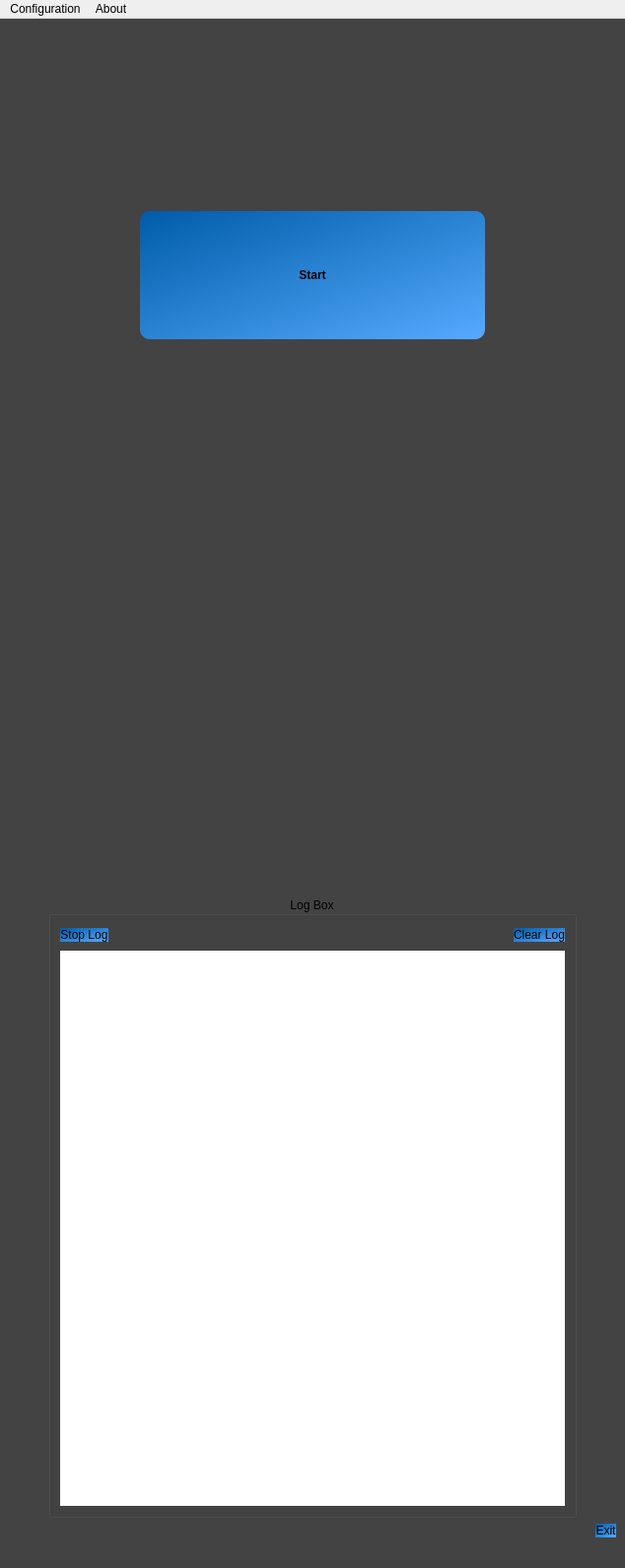
<?xml version="1.0" encoding="UTF-8"?>
<ui version="4.0">
 <class>MainWindow</class>
 <widget class="QMainWindow" name="MainWindow">
  <property name="geometry">
   <rect>
    <x>0</x>
    <y>0</y>
    <width>634</width>
    <height>1590</height>
   </rect>
  </property>
  <property name="windowTitle">
   <string>SubDrive Simple Data Logger</string>
  </property>
  <property name="styleSheet">
   <string notr="true">QWidget #centralwidget{
background-color: qlineargradient(spread:pad, x1:0.545, y1:1, x2:0.534318, y2:0, stop:0 rgba(58, 58, 58, 255), stop:1 rgba(107, 107, 107, 255));
background-color: qlineargradient(spread:pad, x1:0, y1:0, x2:1, y2:1, stop:0 rgba(67, 67, 67, 255), stop:1 rgba(67, 67, 67, 255));
}</string>
  </property>
  <widget class="QWidget" name="centralwidget">
   <layout class="QGridLayout" name="gridLayout_3">
    <item row="0" column="0" rowspan="2" colspan="2">
     <layout class="QVBoxLayout" name="central_verticalLayout">
      <item>
       <layout class="QGridLayout" name="header_gridLayout">
        <item row="0" column="1">
         <widget class="QLabel" name="header_label">
          <property name="minimumSize">
           <size>
            <width>600</width>
            <height>180</height>
           </size>
          </property>
          <property name="maximumSize">
           <size>
            <width>600</width>
            <height>16777215</height>
           </size>
          </property>
          <property name="pixmap">
           <pixmap resource="res.qrc">:/img/navbar_large@2x.png</pixmap>
          </property>
          <property name="scaledContents">
           <bool>true</bool>
          </property>
          <property name="alignment">
           <set>Qt::AlignCenter</set>
          </property>
         </widget>
        </item>
        <item row="0" column="0">
         <spacer name="headerLeft_horizontalSpace">
          <property name="orientation">
           <enum>Qt::Horizontal</enum>
          </property>
          <property name="sizeHint" stdset="0">
           <size>
            <width>40</width>
            <height>20</height>
           </size>
          </property>
         </spacer>
        </item>
        <item row="0" column="2">
         <spacer name="headerRight_horizontalSpacer">
          <property name="orientation">
           <enum>Qt::Horizontal</enum>
          </property>
          <property name="sizeHint" stdset="0">
           <size>
            <width>40</width>
            <height>20</height>
           </size>
          </property>
         </spacer>
        </item>
       </layout>
      </item>
      <item>
       <layout class="QGridLayout" name="body_gridLayout">
        <item row="0" column="1">
         <layout class="QVBoxLayout" name="verticalLayout_3">
          <item alignment="Qt::AlignHCenter">
           <widget class="QPushButton" name="start_pushButton">
            <property name="minimumSize">
             <size>
              <width>350</width>
              <height>130</height>
             </size>
            </property>
            <property name="maximumSize">
             <size>
              <width>350</width>
              <height>130</height>
             </size>
            </property>
            <property name="styleSheet">
             <string notr="true">background-color: qlineargradient(spread:pad, x1:0, y1:0, x2:1, y2:1, stop:0 rgba(255, 0, 0, 255), stop:1 rgba(255, 133, 135, 255));
background-color: qlineargradient(spread:pad, x1:0, y1:0, x2:1, y2:1, stop:0 rgba(0, 92, 168, 255), stop:1 rgba(85, 170, 255, 255));
border-radius: 10px;
font: bold;</string>
            </property>
            <property name="text">
             <string>Start</string>
            </property>
            <property name="autoDefault">
             <bool>true</bool>
            </property>
            <property name="default">
             <bool>true</bool>
            </property>
            <property name="flat">
             <bool>true</bool>
            </property>
           </widget>
          </item>
          <item>
           <spacer name="verticalSpacer">
            <property name="orientation">
             <enum>Qt::Vertical</enum>
            </property>
            <property name="sizeType">
             <enum>QSizePolicy::Fixed</enum>
            </property>
            <property name="sizeHint" stdset="0">
             <size>
              <width>20</width>
              <height>40</height>
             </size>
            </property>
           </spacer>
          </item>
          <item alignment="Qt::AlignHCenter">
           <widget class="QPushButton" name="email_pushButton">
            <property name="minimumSize">
             <size>
              <width>350</width>
              <height>150</height>
             </size>
            </property>
            <property name="maximumSize">
             <size>
              <width>350</width>
              <height>150</height>
             </size>
            </property>
            <property name="icon">
             <iconset resource="res.qrc">
              <normaloff>:/img/mail-arrow-up-icon.png</normaloff>:/img/mail-arrow-up-icon.png</iconset>
            </property>
            <property name="iconSize">
             <size>
              <width>100</width>
              <height>100</height>
             </size>
            </property>
            <property name="flat">
             <bool>true</bool>
            </property>
           </widget>
          </item>
          <item alignment="Qt::AlignHCenter">
           <widget class="QPushButton" name="config_pushButton">
            <property name="minimumSize">
             <size>
              <width>350</width>
              <height>150</height>
             </size>
            </property>
            <property name="maximumSize">
             <size>
              <width>350</width>
              <height>150</height>
             </size>
            </property>
            <property name="autoFillBackground">
             <bool>false</bool>
            </property>
            <property name="styleSheet">
             <string notr="true">border-radius: 15px;</string>
            </property>
            <property name="flat">
             <bool>true</bool>
            </property>
           </widget>
          </item>
          <item>
           <spacer name="bodyLogBoxTop_verticalSpacer">
            <property name="orientation">
             <enum>Qt::Vertical</enum>
            </property>
            <property name="sizeHint" stdset="0">
             <size>
              <width>20</width>
              <height>40</height>
             </size>
            </property>
           </spacer>
          </item>
          <item>
           <widget class="QGroupBox" name="loggroupBox">
            <property name="minimumSize">
             <size>
              <width>500</width>
              <height>630</height>
             </size>
            </property>
            <property name="maximumSize">
             <size>
              <width>1000</width>
              <height>16777215</height>
             </size>
            </property>
            <property name="title">
             <string>Log Box</string>
            </property>
            <property name="alignment">
             <set>Qt::AlignCenter</set>
            </property>
            <property name="flat">
             <bool>true</bool>
            </property>
            <layout class="QGridLayout" name="logBox_gridLayout">
             <item row="0" column="0">
              <layout class="QHBoxLayout" name="horizontalLayout">
               <item>
                <widget class="QPushButton" name="log_pushButton_2">
                 <property name="sizePolicy">
                  <sizepolicy hsizetype="Fixed" vsizetype="Fixed">
                   <horstretch>0</horstretch>
                   <verstretch>0</verstretch>
                  </sizepolicy>
                 </property>
                 <property name="styleSheet">
                  <string notr="true">background-color: qlineargradient(spread:pad, x1:0, y1:0, x2:1, y2:1, stop:0 rgba(0, 92, 168, 255), stop:1 rgba(85, 170, 255, 255));
border-radius: 10px;</string>
                 </property>
                 <property name="text">
                  <string>Stop Log</string>
                 </property>
                </widget>
               </item>
               <item>
                <spacer name="logButtons_horizontalSpacer">
                 <property name="orientation">
                  <enum>Qt::Horizontal</enum>
                 </property>
                 <property name="sizeHint" stdset="0">
                  <size>
                   <width>40</width>
                   <height>20</height>
                  </size>
                 </property>
                </spacer>
               </item>
               <item>
                <widget class="QPushButton" name="clearlog_pushButton">
                 <property name="sizePolicy">
                  <sizepolicy hsizetype="Fixed" vsizetype="Fixed">
                   <horstretch>0</horstretch>
                   <verstretch>0</verstretch>
                  </sizepolicy>
                 </property>
                 <property name="styleSheet">
                  <string notr="true">background-color: qlineargradient(spread:pad, x1:0, y1:0, x2:1, y2:1, stop:0 rgba(0, 92, 168, 255), stop:1 rgba(85, 170, 255, 255));
border-radius: 10px;</string>
                 </property>
                 <property name="text">
                  <string>Clear Log</string>
                 </property>
                </widget>
               </item>
              </layout>
             </item>
             <item row="1" column="0">
              <widget class="QTextEdit" name="log_textEdit_2">
               <property name="sizePolicy">
                <sizepolicy hsizetype="Expanding" vsizetype="Expanding">
                 <horstretch>0</horstretch>
                 <verstretch>5</verstretch>
                </sizepolicy>
               </property>
               <property name="styleSheet">
                <string notr="true">border-radius: 10px;</string>
               </property>
               <property name="verticalScrollBarPolicy">
                <enum>Qt::ScrollBarAlwaysOff</enum>
               </property>
               <property name="horizontalScrollBarPolicy">
                <enum>Qt::ScrollBarAlwaysOff</enum>
               </property>
               <property name="sizeAdjustPolicy">
                <enum>QAbstractScrollArea::AdjustToContents</enum>
               </property>
               <property name="readOnly">
                <bool>true</bool>
               </property>
               <property name="textInteractionFlags">
                <set>Qt::NoTextInteraction</set>
               </property>
              </widget>
             </item>
            </layout>
           </widget>
          </item>
         </layout>
        </item>
        <item row="0" column="0">
         <spacer name="bodyLeft_horizontalSpacer">
          <property name="orientation">
           <enum>Qt::Horizontal</enum>
          </property>
          <property name="sizeType">
           <enum>QSizePolicy::Fixed</enum>
          </property>
          <property name="sizeHint" stdset="0">
           <size>
            <width>40</width>
            <height>20</height>
           </size>
          </property>
         </spacer>
        </item>
        <item row="0" column="2">
         <spacer name="bodyRight_horizontalSpacer">
          <property name="orientation">
           <enum>Qt::Horizontal</enum>
          </property>
          <property name="sizeType">
           <enum>QSizePolicy::Fixed</enum>
          </property>
          <property name="sizeHint" stdset="0">
           <size>
            <width>40</width>
            <height>20</height>
           </size>
          </property>
         </spacer>
        </item>
       </layout>
      </item>
     </layout>
    </item>
    <item row="2" column="1" alignment="Qt::AlignRight">
     <widget class="QPushButton" name="exit_pushButton">
      <property name="layoutDirection">
       <enum>Qt::LeftToRight</enum>
      </property>
      <property name="styleSheet">
       <string notr="true">color: &quot;red&quot;;
background-color: qlineargradient(spread:pad, x1:0, y1:0, x2:1, y2:1, stop:0 rgba(0, 92, 168, 255), stop:1 rgba(85, 170, 255, 255));
border-radius: 10px;</string>
      </property>
      <property name="text">
       <string>Exit</string>
      </property>
      <property name="icon">
       <iconset resource="res.qrc">
        <normaloff>:/img/Users-Exit-icon.png</normaloff>:/img/Users-Exit-icon.png</iconset>
      </property>
      <property name="iconSize">
       <size>
        <width>40</width>
        <height>40</height>
       </size>
      </property>
     </widget>
    </item>
   </layout>
  </widget>
  <widget class="QMenuBar" name="menubar">
   <property name="geometry">
    <rect>
     <x>0</x>
     <y>0</y>
     <width>634</width>
     <height>73</height>
    </rect>
   </property>
   <widget class="QMenu" name="menuAbout">
    <property name="title">
     <string>About</string>
    </property>
    <addaction name="actionAboutSubDrive"/>
   </widget>
   <widget class="QMenu" name="menuConfig">
    <property name="enabled">
     <bool>true</bool>
    </property>
    <property name="title">
     <string>Configuration</string>
    </property>
    <addaction name="actionNetwork_Config"/>
    <addaction name="actionEmail"/>
    <addaction name="actionShow_Log_Box"/>
   </widget>
   <addaction name="menuConfig"/>
   <addaction name="menuAbout"/>
  </widget>
  <widget class="QStatusBar" name="statusbar">
   <property name="styleSheet">
    <string notr="true">background-color: rgb(67, 67, 67);
color: rgb(2, 94, 170);</string>
   </property>
  </widget>
  <action name="actionShow_Log_Box">
   <property name="checkable">
    <bool>true</bool>
   </property>
   <property name="text">
    <string>Show Log Box</string>
   </property>
  </action>
  <action name="actionNetwork_Config">
   <property name="text">
    <string>Network</string>
   </property>
  </action>
  <action name="actionEmail">
   <property name="text">
    <string>Email</string>
   </property>
  </action>
  <action name="actionAboutSubDrive">
   <property name="text">
    <string>SubDrive Simple Data Logger</string>
   </property>
  </action>
 </widget>
 <resources>
  <include location="res.qrc"/>
 </resources>
 <connections/>
</ui>
